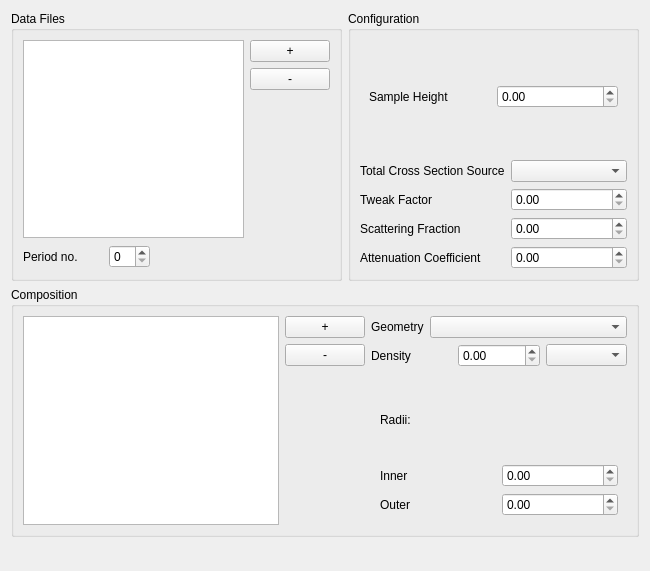
<?xml version="1.0" encoding="UTF-8"?>
<ui version="4.0">
 <class>containerWidget</class>
 <widget class="QWidget" name="containerWidget">
  <property name="geometry">
   <rect>
    <x>0</x>
    <y>0</y>
    <width>650</width>
    <height>571</height>
   </rect>
  </property>
  <property name="maximumSize">
   <size>
    <width>650</width>
    <height>571</height>
   </size>
  </property>
  <property name="windowTitle">
   <string>Form</string>
  </property>
  <layout class="QVBoxLayout" name="verticalLayout">
   <item>
    <layout class="QHBoxLayout" name="horizontalLayout">
     <item>
      <widget class="QGroupBox" name="dataFilesGroupBox">
       <property name="sizePolicy">
        <sizepolicy hsizetype="Expanding" vsizetype="Minimum">
         <horstretch>0</horstretch>
         <verstretch>0</verstretch>
        </sizepolicy>
       </property>
       <property name="minimumSize">
        <size>
         <width>291</width>
         <height>270</height>
        </size>
       </property>
       <property name="maximumSize">
        <size>
         <width>16777215</width>
         <height>16777215</height>
        </size>
       </property>
       <property name="title">
        <string>Data Files</string>
       </property>
       <layout class="QHBoxLayout" name="horizontalLayout_18">
        <item>
         <layout class="QVBoxLayout" name="verticalLayout_12">
          <item>
           <widget class="QListWidget" name="dataFilesList">
            <property name="minimumSize">
             <size>
              <width>181</width>
              <height>101</height>
             </size>
            </property>
           </widget>
          </item>
          <item>
           <layout class="QHBoxLayout" name="horizontalLayout_10">
            <item>
             <widget class="QLabel" name="periodNoLabel">
              <property name="minimumSize">
               <size>
                <width>80</width>
                <height>25</height>
               </size>
              </property>
              <property name="maximumSize">
               <size>
                <width>80</width>
                <height>25</height>
               </size>
              </property>
              <property name="text">
               <string>Period no.</string>
              </property>
             </widget>
            </item>
            <item>
             <widget class="QSpinBox" name="periodNoSpinBox"/>
            </item>
            <item>
             <spacer name="horizontalSpacer">
              <property name="orientation">
               <enum>Qt::Horizontal</enum>
              </property>
              <property name="sizeHint" stdset="0">
               <size>
                <width>40</width>
                <height>20</height>
               </size>
              </property>
             </spacer>
            </item>
           </layout>
          </item>
         </layout>
        </item>
        <item>
         <layout class="QVBoxLayout" name="verticalLayout_11">
          <item>
           <widget class="QPushButton" name="addDataFileButton">
            <property name="sizePolicy">
             <sizepolicy hsizetype="Minimum" vsizetype="Minimum">
              <horstretch>0</horstretch>
              <verstretch>0</verstretch>
             </sizepolicy>
            </property>
            <property name="text">
             <string>+</string>
            </property>
           </widget>
          </item>
          <item>
           <widget class="QPushButton" name="removeDataFileButton">
            <property name="sizePolicy">
             <sizepolicy hsizetype="Minimum" vsizetype="Minimum">
              <horstretch>0</horstretch>
              <verstretch>0</verstretch>
             </sizepolicy>
            </property>
            <property name="text">
             <string>-</string>
            </property>
           </widget>
          </item>
          <item>
           <spacer name="verticalSpacer">
            <property name="orientation">
             <enum>Qt::Vertical</enum>
            </property>
            <property name="sizeHint" stdset="0">
             <size>
              <width>20</width>
              <height>40</height>
             </size>
            </property>
           </spacer>
          </item>
         </layout>
        </item>
       </layout>
      </widget>
     </item>
     <item>
      <widget class="QGroupBox" name="configurationGroupBox">
       <property name="sizePolicy">
        <sizepolicy hsizetype="Expanding" vsizetype="Minimum">
         <horstretch>0</horstretch>
         <verstretch>0</verstretch>
        </sizepolicy>
       </property>
       <property name="minimumSize">
        <size>
         <width>291</width>
         <height>270</height>
        </size>
       </property>
       <property name="maximumSize">
        <size>
         <width>16777215</width>
         <height>16777215</height>
        </size>
       </property>
       <property name="title">
        <string>Configuration</string>
       </property>
       <layout class="QVBoxLayout" name="verticalLayout_10">
        <item>
         <widget class="QStackedWidget" name="geometryInfoStack">
          <property name="currentIndex">
           <number>1</number>
          </property>
          <widget class="QWidget" name="page">
           <layout class="QVBoxLayout" name="verticalLayout_8">
            <item>
             <layout class="QHBoxLayout" name="horizontalLayout_11">
              <item>
               <widget class="QLabel" name="angleOfRotationLabel">
                <property name="minimumSize">
                 <size>
                  <width>113</width>
                  <height>21</height>
                 </size>
                </property>
                <property name="text">
                 <string>Angle of Rotation</string>
                </property>
               </widget>
              </item>
              <item>
               <widget class="QDoubleSpinBox" name="angleOfRotationSpinBox"/>
              </item>
             </layout>
            </item>
            <item>
             <layout class="QHBoxLayout" name="horizontalLayout_12">
              <item>
               <widget class="QLabel" name="sampleWidthLabel">
                <property name="minimumSize">
                 <size>
                  <width>104</width>
                  <height>21</height>
                 </size>
                </property>
                <property name="text">
                 <string>Sample Width</string>
                </property>
               </widget>
              </item>
              <item>
               <widget class="QDoubleSpinBox" name="sampleWidthSpinBox">
                <property name="maximumSize">
                 <size>
                  <width>68</width>
                  <height>16777215</height>
                 </size>
                </property>
               </widget>
              </item>
             </layout>
            </item>
           </layout>
          </widget>
          <widget class="QWidget" name="page_2">
           <layout class="QVBoxLayout" name="verticalLayout_9">
            <item>
             <layout class="QHBoxLayout" name="horizontalLayout_13">
              <item>
               <widget class="QLabel" name="sampleHeightLabel">
                <property name="text">
                 <string>Sample Height</string>
                </property>
               </widget>
              </item>
              <item>
               <widget class="QDoubleSpinBox" name="sampleHeightSpinBox"/>
              </item>
             </layout>
            </item>
           </layout>
          </widget>
         </widget>
        </item>
        <item>
         <layout class="QFormLayout" name="formLayout_2">
          <property name="sizeConstraint">
           <enum>QLayout::SetDefaultConstraint</enum>
          </property>
          <property name="rowWrapPolicy">
           <enum>QFormLayout::DontWrapRows</enum>
          </property>
          <property name="labelAlignment">
           <set>Qt::AlignLeading|Qt::AlignLeft|Qt::AlignVCenter</set>
          </property>
          <item row="0" column="1">
           <widget class="QComboBox" name="totalCrossSectionComboBox"/>
          </item>
          <item row="0" column="0">
           <widget class="QLabel" name="totalCrossSectionSourceLabel">
            <property name="sizePolicy">
             <sizepolicy hsizetype="Minimum" vsizetype="Preferred">
              <horstretch>0</horstretch>
              <verstretch>0</verstretch>
             </sizepolicy>
            </property>
            <property name="text">
             <string>Total Cross Section Source</string>
            </property>
           </widget>
          </item>
          <item row="1" column="0">
           <widget class="QLabel" name="tweakFactorLabel">
            <property name="text">
             <string>Tweak Factor</string>
            </property>
           </widget>
          </item>
          <item row="1" column="1">
           <widget class="QDoubleSpinBox" name="tweakFactorSpinBox">
            <property name="sizePolicy">
             <sizepolicy hsizetype="Expanding" vsizetype="Fixed">
              <horstretch>0</horstretch>
              <verstretch>0</verstretch>
             </sizepolicy>
            </property>
           </widget>
          </item>
          <item row="2" column="0">
           <widget class="QLabel" name="scatteringFractionLabel">
            <property name="text">
             <string>Scattering Fraction</string>
            </property>
           </widget>
          </item>
          <item row="2" column="1">
           <widget class="QDoubleSpinBox" name="scatteringFractionSpinBox">
            <property name="sizePolicy">
             <sizepolicy hsizetype="Expanding" vsizetype="Fixed">
              <horstretch>0</horstretch>
              <verstretch>0</verstretch>
             </sizepolicy>
            </property>
           </widget>
          </item>
          <item row="3" column="0">
           <widget class="QLabel" name="attenuationCoefficientLabel">
            <property name="text">
             <string>Attenuation Coefficient</string>
            </property>
           </widget>
          </item>
          <item row="3" column="1">
           <widget class="QDoubleSpinBox" name="attenuationCoefficientSpinBox">
            <property name="sizePolicy">
             <sizepolicy hsizetype="Expanding" vsizetype="Fixed">
              <horstretch>0</horstretch>
              <verstretch>0</verstretch>
             </sizepolicy>
            </property>
           </widget>
          </item>
         </layout>
        </item>
       </layout>
      </widget>
     </item>
    </layout>
   </item>
   <item>
    <widget class="QGroupBox" name="containerCompositionGroupBox">
     <property name="sizePolicy">
      <sizepolicy hsizetype="Expanding" vsizetype="Minimum">
       <horstretch>0</horstretch>
       <verstretch>0</verstretch>
      </sizepolicy>
     </property>
     <property name="minimumSize">
      <size>
       <width>0</width>
       <height>250</height>
      </size>
     </property>
     <property name="title">
      <string>Composition</string>
     </property>
     <layout class="QHBoxLayout" name="horizontalLayout_14">
      <item>
       <layout class="QHBoxLayout" name="horizontalLayout_9">
        <item>
         <layout class="QHBoxLayout" name="horizontalLayout_8">
          <item>
           <widget class="CompositionTable" name="containerCompositionTable">
            <property name="maximumSize">
             <size>
              <width>16777215</width>
              <height>16777215</height>
             </size>
            </property>
            <property name="selectionBehavior">
             <enum>QAbstractItemView::SelectRows</enum>
            </property>
           </widget>
          </item>
          <item>
           <layout class="QVBoxLayout" name="verticalLayout_7">
            <item>
             <widget class="QPushButton" name="insertElementButton">
              <property name="sizePolicy">
               <sizepolicy hsizetype="Minimum" vsizetype="Minimum">
                <horstretch>0</horstretch>
                <verstretch>0</verstretch>
               </sizepolicy>
              </property>
              <property name="maximumSize">
               <size>
                <width>16777215</width>
                <height>16777215</height>
               </size>
              </property>
              <property name="text">
               <string>+</string>
              </property>
             </widget>
            </item>
            <item>
             <widget class="QPushButton" name="removeElementButton">
              <property name="sizePolicy">
               <sizepolicy hsizetype="Minimum" vsizetype="Minimum">
                <horstretch>0</horstretch>
                <verstretch>0</verstretch>
               </sizepolicy>
              </property>
              <property name="maximumSize">
               <size>
                <width>16777215</width>
                <height>16777215</height>
               </size>
              </property>
              <property name="text">
               <string>-</string>
              </property>
             </widget>
            </item>
            <item>
             <spacer name="verticalSpacer_3">
              <property name="orientation">
               <enum>Qt::Vertical</enum>
              </property>
              <property name="sizeHint" stdset="0">
               <size>
                <width>20</width>
                <height>40</height>
               </size>
              </property>
             </spacer>
            </item>
           </layout>
          </item>
         </layout>
        </item>
        <item>
         <layout class="QVBoxLayout" name="verticalLayout_6">
          <item>
           <layout class="QHBoxLayout" name="horizontalLayout_7">
            <item>
             <widget class="QLabel" name="geometryLabel">
              <property name="text">
               <string>Geometry</string>
              </property>
             </widget>
            </item>
            <item>
             <widget class="QComboBox" name="geometryComboBox">
              <property name="sizePolicy">
               <sizepolicy hsizetype="Expanding" vsizetype="Fixed">
                <horstretch>0</horstretch>
                <verstretch>0</verstretch>
               </sizepolicy>
              </property>
              <property name="maximumSize">
               <size>
                <width>16777215</width>
                <height>16777215</height>
               </size>
              </property>
             </widget>
            </item>
           </layout>
          </item>
          <item>
           <layout class="QHBoxLayout" name="horizontalLayout_6">
            <item>
             <widget class="QLabel" name="densityLabel">
              <property name="text">
               <string>Density</string>
              </property>
             </widget>
            </item>
            <item>
             <widget class="QDoubleSpinBox" name="densitySpinBox"/>
            </item>
            <item>
             <widget class="QComboBox" name="densityUnitsComboBox">
              <property name="maximumSize">
               <size>
                <width>16777215</width>
                <height>16777215</height>
               </size>
              </property>
             </widget>
            </item>
           </layout>
          </item>
          <item>
           <widget class="QStackedWidget" name="geometryInfoStack_">
            <property name="currentIndex">
             <number>1</number>
            </property>
            <widget class="QWidget" name="page_3">
             <layout class="QVBoxLayout" name="verticalLayout_5">
              <item>
               <layout class="QVBoxLayout" name="verticalLayout_3">
                <item>
                 <widget class="QLabel" name="thicknessLabel">
                  <property name="maximumSize">
                   <size>
                    <width>16777215</width>
                    <height>16777215</height>
                   </size>
                  </property>
                  <property name="text">
                   <string>Thickness:</string>
                  </property>
                 </widget>
                </item>
                <item>
                 <layout class="QHBoxLayout" name="horizontalLayout_5">
                  <item>
                   <widget class="QLabel" name="upstreamLabel">
                    <property name="text">
                     <string>Upstream</string>
                    </property>
                   </widget>
                  </item>
                  <item>
                   <widget class="QDoubleSpinBox" name="upstreamSpinBox">
                    <property name="maximumSize">
                     <size>
                      <width>16777215</width>
                      <height>16777215</height>
                     </size>
                    </property>
                   </widget>
                  </item>
                 </layout>
                </item>
                <item>
                 <layout class="QHBoxLayout" name="horizontalLayout_4">
                  <item>
                   <widget class="QLabel" name="downstreamLabel">
                    <property name="text">
                     <string>Downstream</string>
                    </property>
                   </widget>
                  </item>
                  <item>
                   <widget class="QDoubleSpinBox" name="downstreamSpinBox">
                    <property name="maximumSize">
                     <size>
                      <width>16777215</width>
                      <height>16777215</height>
                     </size>
                    </property>
                   </widget>
                  </item>
                 </layout>
                </item>
               </layout>
              </item>
             </layout>
            </widget>
            <widget class="QWidget" name="page_4">
             <layout class="QVBoxLayout" name="verticalLayout_4">
              <item>
               <layout class="QVBoxLayout" name="verticalLayout_2">
                <item>
                 <widget class="QLabel" name="radiiLabel">
                  <property name="text">
                   <string>Radii:</string>
                  </property>
                 </widget>
                </item>
                <item>
                 <layout class="QHBoxLayout" name="horizontalLayout_2">
                  <item>
                   <widget class="QLabel" name="innerRadiiLabel">
                    <property name="text">
                     <string>Inner</string>
                    </property>
                   </widget>
                  </item>
                  <item>
                   <widget class="QDoubleSpinBox" name="innerRadiiSpinBox">
                    <property name="maximumSize">
                     <size>
                      <width>16777215</width>
                      <height>16777215</height>
                     </size>
                    </property>
                   </widget>
                  </item>
                 </layout>
                </item>
                <item>
                 <layout class="QHBoxLayout" name="horizontalLayout_3">
                  <item>
                   <widget class="QLabel" name="outerRadiiLabel">
                    <property name="text">
                     <string>Outer</string>
                    </property>
                   </widget>
                  </item>
                  <item>
                   <widget class="QDoubleSpinBox" name="outerRadiiSpinBox">
                    <property name="maximumSize">
                     <size>
                      <width>16777215</width>
                      <height>16777215</height>
                     </size>
                    </property>
                   </widget>
                  </item>
                 </layout>
                </item>
               </layout>
              </item>
             </layout>
            </widget>
           </widget>
          </item>
         </layout>
        </item>
       </layout>
      </item>
     </layout>
    </widget>
   </item>
   <item>
    <spacer name="verticalSpacer_2">
     <property name="orientation">
      <enum>Qt::Vertical</enum>
     </property>
     <property name="sizeHint" stdset="0">
      <size>
       <width>20</width>
       <height>40</height>
      </size>
     </property>
    </spacer>
   </item>
  </layout>
 </widget>
 <customwidgets>
  <customwidget>
   <class>CompositionTable</class>
   <extends>QTableView</extends>
   <header>src.gui.widgets.gudpy_tables</header>
  </customwidget>
 </customwidgets>
 <resources/>
 <connections/>
</ui>
